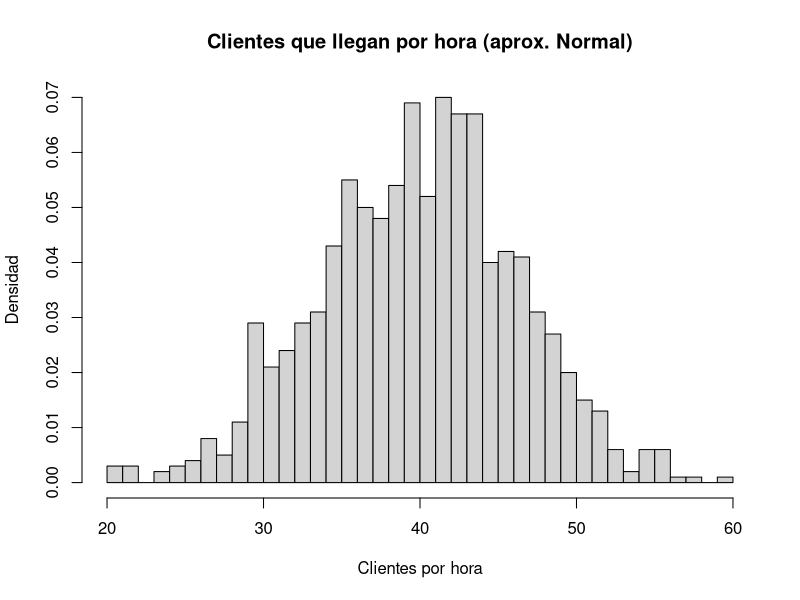

Here is the R script that generated this plot: (Note: this script raises an error after producing the figure.)
# Número de clientes que llegan a una tienda por hora
# Media = 40 clientes/hora , Desviacion Estandar = 6.32 clientes/hora .

# 1) Simulación con distribución normal
set.seed(789)
clientes <- rnorm(n = 1000, mean = 40, sd = 6.32)

# 2) Histograma con densidad
hist(clientes, breaks = 30, probability = TRUE, col = "lightgray",
     main = "Clientes que llegan por hora (aprox. Normal)",
     xlab = "Clientes por hora", ylab = "Densidad")

----------------------------------------------------------------------

# 3) Curva de densidad teórica
x <- seq(min(clientes), max(clientes), length = 100)
lines(x, dnorm(x, mean = 40, sd = 6.32), col = "blue", lwd = 2)

----------------------------------------------------------------------

# 4) Probabilidades con pnorm
# a) Probabilidad de MÁS de 50 clientes en una hora
prob_mayor_50 <- pnorm(50, mean = 40, sd = 6.32, lower.tail = FALSE)

# b) Probabilidad de MENOS de 30 clientes en una hora
prob_menor_30 <- pnorm(30, mean = 40, sd = 6.32, lower.tail = TRUE)

# c) Probabilidad de estar ENTRE 35 y 45 clientes
prob_entre_35_45 <- pnorm(45, mean = 40, sd = 6.32) - pnorm(35, mean = 40, sd = 6.32)

# Mostrar resultados
prob_mayor_50
prob_menor_30
prob_entre_35_45

----------------------------------------------------------------------

# Sombrear áreas en el gráfico para explicar
# a) > 50 (rojo)
x1 <- seq(50, max(x), length = 100)
polygon(c(x1, rev(x1)), c(dnorm(x1, 40, 6.32), rep(0, length(x1))), col = rgb(1, 0, 0, 0.3))

# b) < 30 (verde)
x2 <- seq(min(x), 30, length = 100)
polygon(c(x2, rev(x2)), c(dnorm(x2, 40, 6.32), rep(0, length(x2))), col = rgb(0,1,0,0.3))

# c) 35 a 45 (azul)
x3 <- seq(35, 45, length = 100)
polygon(c(x3, rev(x3)), c(dnorm(x3, 40, 6.32), rep(0, length(x3))), col = rgb(0,0,1,0.3))
